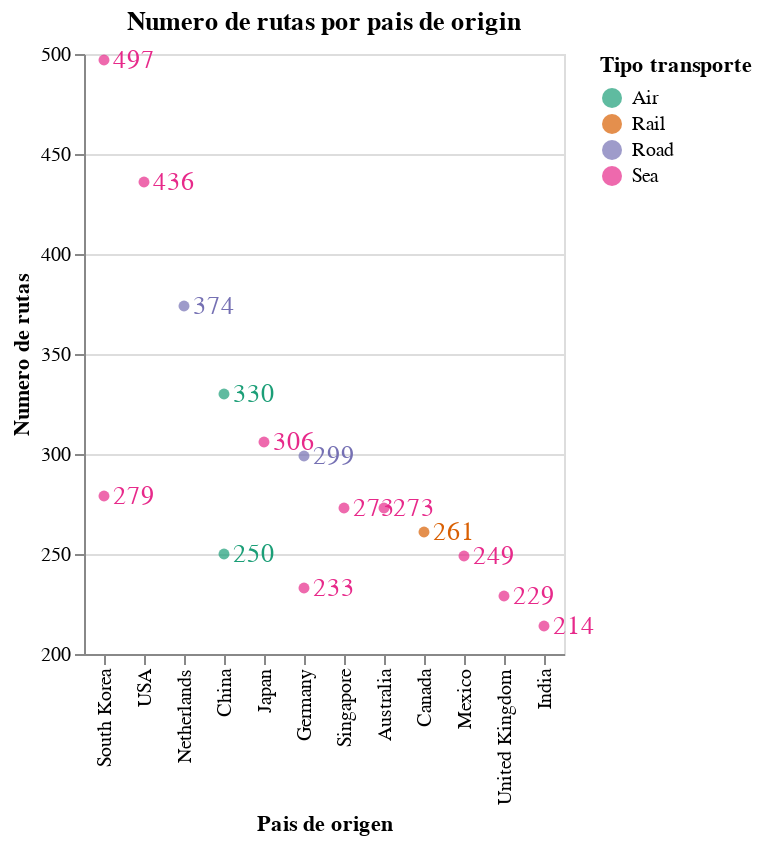

Notebook code for this chart:
### Markdown cell above
#### Grafica de numero de  relevancia de rutas

### Code cell
# Grafica general de numero rutas
print(global_routes.head(5))
bars = alt.Chart(global_routes.head(15)).mark_circle().encode(
    x=alt.X('origin:O',title='Pais de origen ',scale=alt.Scale(zero=False),sort=alt.SortArray(['register_id'])),
    y=alt.X('register_id', title='Numero de rutas',scale=alt.Scale(zero=False, padding=3)),
    color=alt.Color("transport_mode", legend=alt.Legend(title="Tipo transporte"),scale=alt.Scale(scheme='dark2',type= 'sqrt')),   
)

text = bars.mark_text(
    align='center',
    # baseline='middle',
    dx=15,
    size=13
).encode(
    text='register_id:Q'
)

(bars + text).properties(title='Numero de rutas por pais de origin')#.interactive()

### Figure 1 — Vega-Lite specification as saved in the notebook (floating-point values rounded to 4 significant figures)
{"config": {"view": {"continuousWidth": 400, "continuousHeight": 300}}, "layer": [{"mark": "circle", "encoding": {"color": {"field": "transport_mode", "legend": {"title": "Tipo transporte"}, "scale": {"scheme": "dark2", "type": "sqrt"}, "type": "nominal"}, "x": {"field": "origin", "scale": {"zero": false}, "sort": ["register_id"], "title": "Pais de origen ", "type": "ordinal"}, "y": {"field": "register_id", "scale": {"padding": 3, "zero": false}, "title": "Numero de rutas", "type": "quantitative"}}}, {"mark": {"type": "text", "align": "center", "dx": 15, "size": 13}, "encoding": {"color": {"field": "transport_mode", "legend": {"title": "Tipo transporte"}, "scale": {"scheme": "dark2", "type": "sqrt"}, "type": "nominal"}, "text": {"field": "register_id", "type": "quantitative"}, "x": {"field": "origin", "scale": {"zero": false}, "sort": ["register_id"], "title": "Pais de origen ", "type": "ordinal"}, "y": {"field": "register_id", "scale": {"padding": 3, "zero": false}, "title": "Numero de rutas", "type": "quantitative"}}}], "data": {"name": "data-72dcab60af961d20db263400507874dd"}, "title": "Numero de rutas por pais de origin", "$schema": "https://vega.github.io/schema/vega-lite/v4.17.0.json", "datasets": {"data-72dcab60af961d20db263400507874dd": [{"direction": "Exports", "origin": "South Korea", "destination": "Vietnam", "transport_mode": "Sea", "register_id": 497, "Porsentaje_rutas_global": 2.608}, {"direction": "Exports", "origin": "USA", "destination": "Netherlands", "transport_mode": "Sea", "register_id": 436, "Porsentaje_rutas_global": 2.288}, {"direction": "Exports", "origin": "Netherlands", "destination": "Belgium", "transport_mode": "Road", "register_id": 374, "Porsentaje_rutas_global": 1.963}, {"direction": "Exports", "origin": "China", "destination": "Mexico", "transport_mode": "Air", "register_id": 330, "Porsentaje_rutas_global": 1.732}, {"direction": "Exports", "origin": "Japan", "destination": "Brazil", "transport_mode": "Sea", "register_id": 306, "Porsentaje_rutas_global": 1.606}, {"direction": "Exports", "origin": "Germany", "destination": "France", "transport_mode": "Road", "register_id": 299, "Porsentaje_rutas_global": 1.569}, {"direction": "Exports", "origin": "South Korea", "destination": "Japan", "transport_mode": "Sea", "register_id": 279, "Porsentaje_rutas_global": 1.464}, {"direction": "Imports", "origin": "Singapore", "destination": "Thailand", "transport_mode": "Sea", "register_id": 273, "Porsentaje_rutas_global": 1.433}, {"direction": "Exports", "origin": "Australia", "destination": "Singapore", "transport_mode": "Sea", "register_id": 273, "Porsentaje_rutas_global": 1.433}, {"direction": "Exports", "origin": "Canada", "destination": "Mexico", "transport_mode": "Rail", "register_id": 261, "Porsentaje_rutas_global": 1.37}, {"direction": "Exports", "origin": "China", "destination": "Spain", "transport_mode": "Air", "register_id": 250, "Porsentaje_rutas_global": 1.312}, {"direction": "Exports", "origin": "Mexico", "destination": "New Zealand", "transport_mode": "Sea", "register_id": 249, "Porsentaje_rutas_global": 1.307}, {"direction": "Imports", "origin": "Germany", "destination": "China", "transport_mode": "Sea", "register_id": 233, "Porsentaje_rutas_global": 1.223}, {"direction": "Exports", "origin": "United Kingdom", "destination": "Belgium", "transport_mode": "Sea", "register_id": 229, "Porsentaje_rutas_global": 1.202}, {"direction": "Exports", "origin": "India", "destination": "United Arab Emirates", "transport_mode": "Sea", "register_id": 214, "Porsentaje_rutas_global": 1.123}]}}
